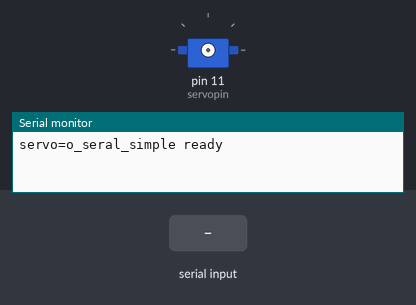
A sketch run on a simulated Arduino Uno, built with avr-gcc and run on an emulated ATmega328P. Parts: servo, the last lines printed to the serial monitor. Wiring (inferred from the names in the program): servo: signal pin 11. The inputs (shaded band) are chosen by the test bench. Servo pulses on a pin are drawn as a servo (544–2400 µs = 0–180°).

Above: at 1.2 s.
1.3 s: "90,45\n" received over Serial
At 3.1 s:
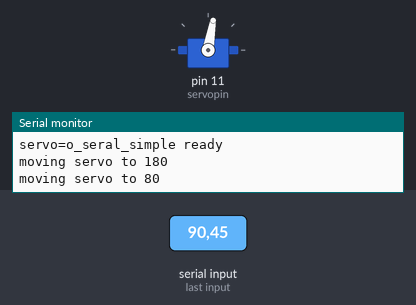
4.3 s: "30,150\n" received over Serial
At 6.1 s:
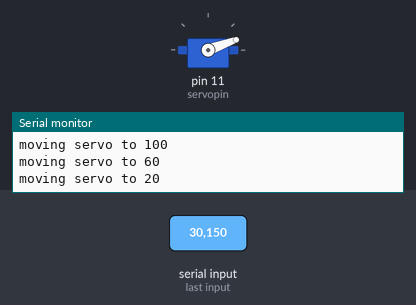
7.3 s: "200\n" received over Serial
At 8.8 s:
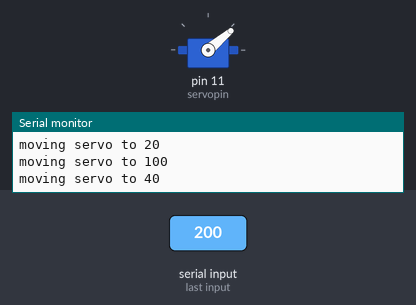
9.1 s: "90\n" received over Serial
At 9.9 s:
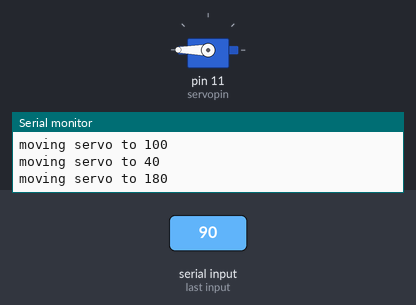
Timing chart, 0 to 11.6 s (numbered marks = the images above; inputs shaded):
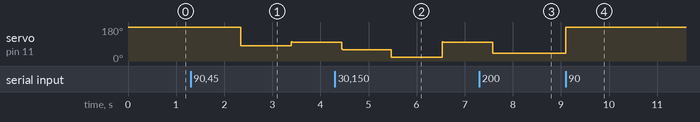

The sketch:

servo_code1.ino
```cpp
int servopin=11;   //Define digital interface 9 to connect servo servo signal line
int myangle;       //Define the Angle variable 0-180
int pulsewidth;    //Define the pulse width variable
int val;           //0-9

void servopulse(int servopin,int myangle)  //Define an impulse function
{
pulsewidth=(myangle*11)+500;               //Convert Angle to 500-2480 pulse width

digitalWrite(servopin,HIGH);               //Set the interface level of steering gear to high

delayMicroseconds(pulsewidth);             //Delay millisecond

digitalWrite(servopin,LOW);                //Lower the interface level of the steering gear

delay(20-pulsewidth/1000);
}

void setup()
{
pinMode(servopin,OUTPUT);        //Set servo interface as output interface set servo interface as output mode

Serial.begin(9600);             //The baud rate is 9,600

Serial.println("servo=o_seral_simple ready" ) ;
}

void loop()                      //Main loop function
{
val=Serial.read();              //Read the value of the serial port

if(val>'0'&&val<='9')
{
val=val-'0';
val=val*(180/9);                    //Convert Numbers into angles
Serial.print("moving servo to ");
                                   //DEC:Converts the number to an angular decimal representation that outputs the ASCII encoded value of b,
                                   //followed by a carriage return and a newline character
Serial.print(val,DEC);
Serial.println();
for(int i=0;i<=50;i++)
{
servopulse(servopin,val);          //Call the impulse function
}
}
}
```

Measured:
- after the input at 1.3 s, servo on pin 11 (servopin): 180° → 80° after 1.0 s, → 100° 1.0 s later
- after the input at 4.3 s, servo on pin 11 (servopin): 100° → 60° after 0.14 s, → 20° 1.0 s later, → 100° 1.1 s later
- after the input at 7.3 s, servo on pin 11 (servopin): 100° → 40° after 0.28 s
- after the input at 9.1 s, servo on pin 11 (servopin): 40° → 180° at once
